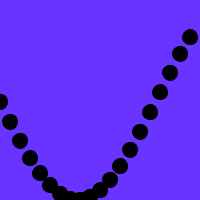
Frame 1 (no input)
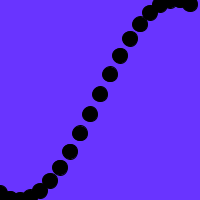
Frame 60 (the mouse pressed at the canvas centre just before this capture)
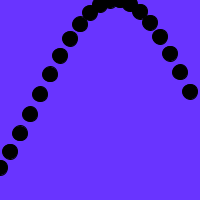
Frame 120 (the mouse held since frame 60 and released just before this capture)

The Processing sketch that drew these frames (run headless with seeded random() and noise(); from frame 60 on, the mouse is pressed at the canvas centre):

// Processing sketch: processing_26813
// ── processing_26813.pde

//Louisa  2011

//DECLARE VARIABLES
float theta;

//INITIAL SETTINGS
void setup(){
size(200, 200);
smooth();
theta= 0.0;
}

//REPEAT
void draw(){
  background(105, 52,255);
  theta += 0.02;
  fill(0);
  float x = theta;
  for (int i = 0; i < 20; i++){
    float y = sin(x)* height/2;
    ellipse(i * 10, y + height/2, 15, 15);
    x += 0.2;
    
  }
}
  
    
    




//EVENT HANDLERS

//CUSTOM FUNCTIONS

//CLASSES
